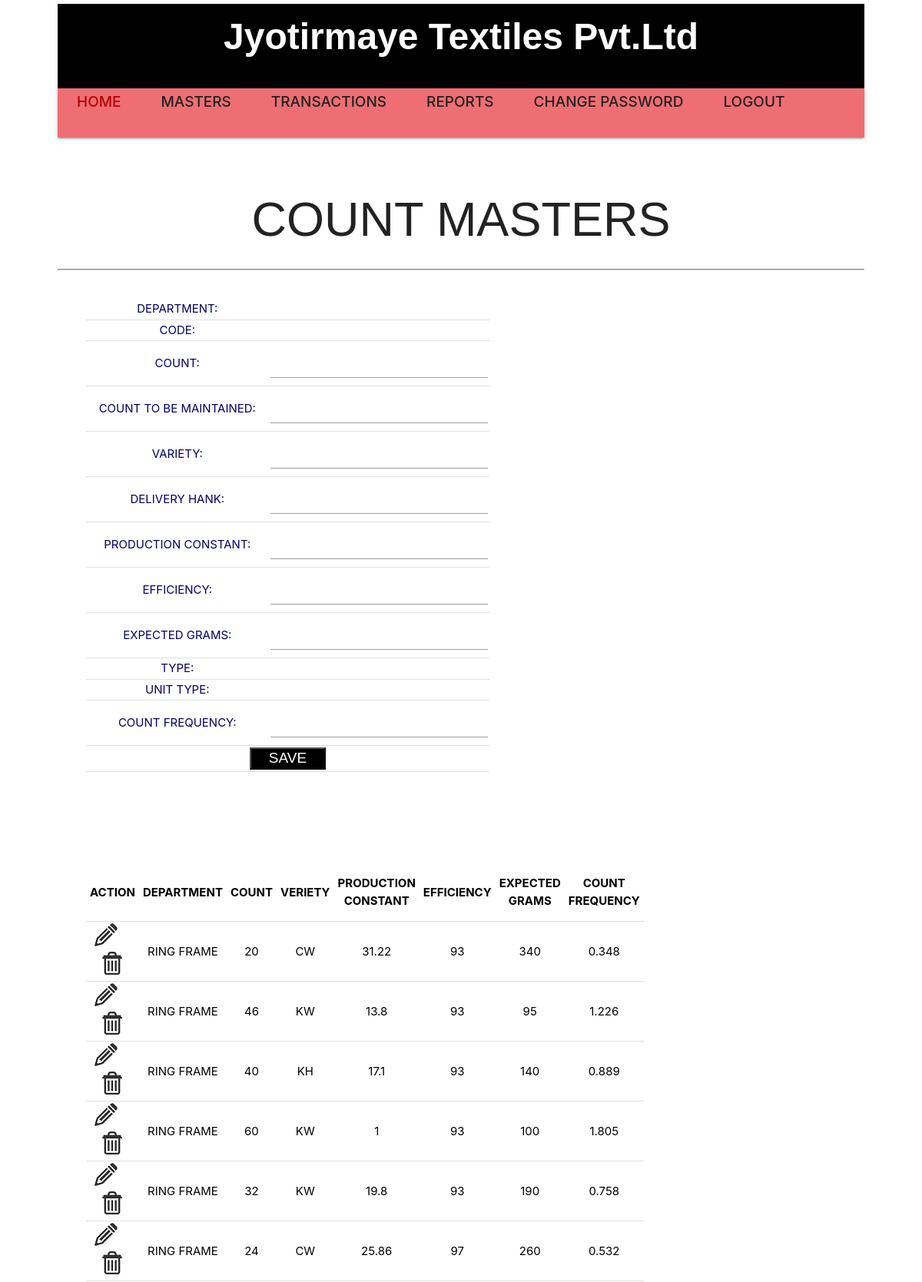
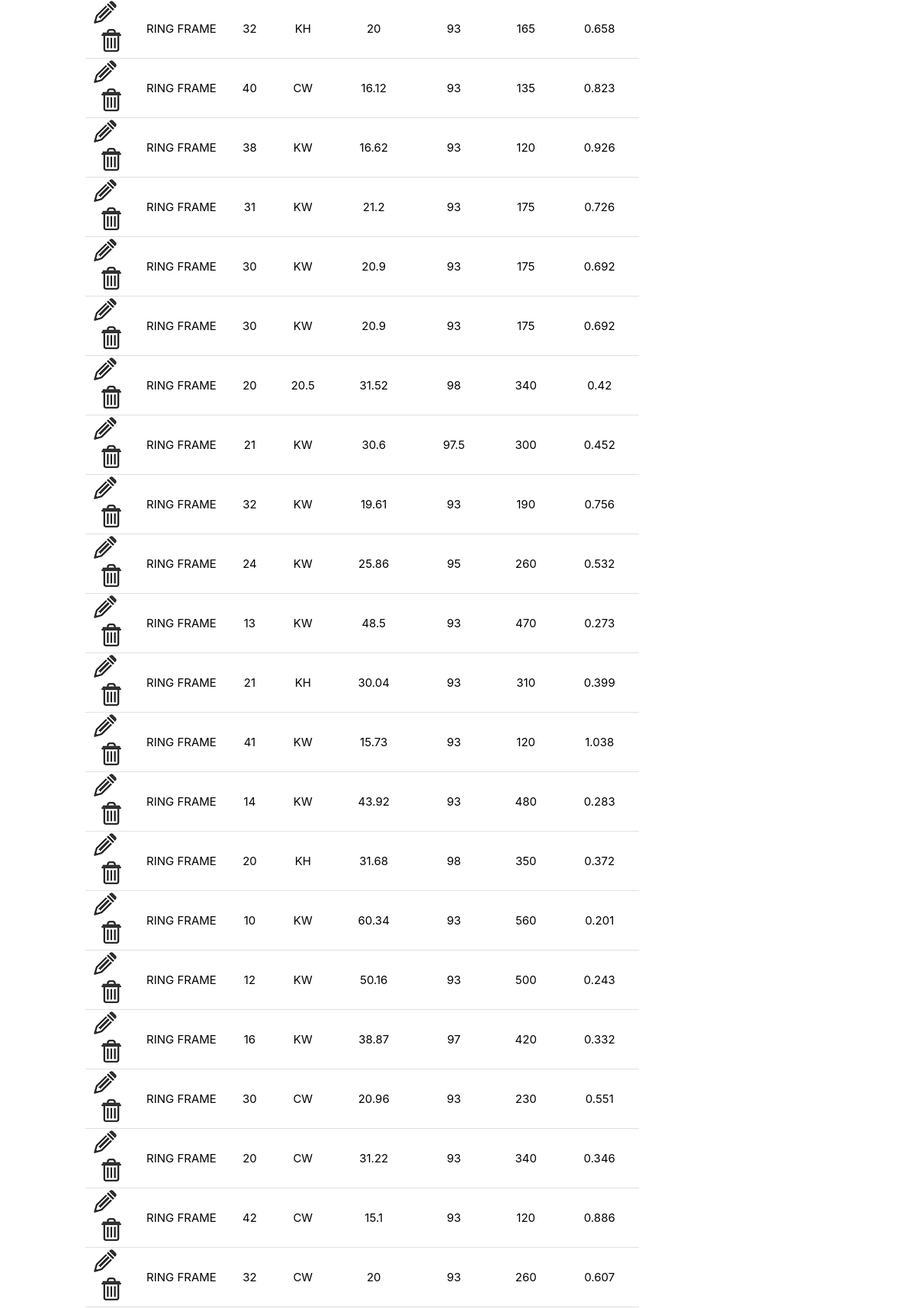
Page /hr/countmaster.php (signed in, upper part) on the committed database (2 pictures, top to bottom).
### tables this page shows
CREATE TABLE IF NOT EXISTS `productioncountmaster` (
`id` int(44) NOT NULL,
  `dept` varchar(222) NOT NULL,
  `code` varchar(222) NOT NULL,
  `count` varchar(222) NOT NULL,
  `counttobemainatained` varchar(222) NOT NULL,
  `variety` varchar(222) NOT NULL,
  `deliveredhank` varchar(222) NOT NULL,
  `productionconstant` varchar(222) NOT NULL,
  `efficiency` varchar(222) NOT NULL,
  `expectedgrams` varchar(222) NOT NULL,
  `type` varchar(222) NOT NULL,
  `unittype` varchar(222) NOT NULL,
  `countfrequency` varchar(222) NOT NULL,
  `datetime` varchar(222) NOT NULL,
  `countcode` varchar(66) NOT NULL
);

### hr/countmaster.php (the view, shortened to what this page needs)
<?php
if($_SESSION['user'])
{
?>
<!DOCTYPE HTML>
<html>
<head>
  <link rel="stylesheet" type="text/css" href="css/style.css" />
  <link href="layout/styles/layout.css" rel="stylesheet" type="text/css" media="all">
      <link type="text/css" rel="stylesheet" href="css1/materialize.min.css"  media="screen,projection"/>
</head>
<body>
   <?php include "menu.php"; ?>
      </nav>
    </header>
    <div id="site_content" >
 <div  id="main-wrap">
  <h1 align="center">COUNT MASTERS</h1> <hr>
    <div  id="sidebar">
	<center>
	 <form action="countmaster.php" method="post" enctype="multipart/form-data">
	<table>
	<tr>
	<td><font color="#000066">DEPARTMENT:</font></td><td> </td></tr>
	<tr><td><font color="#000066">CODE:</font></td><td> </td></tr>
    <tr><td><font color="#000066">COUNT:</font></td><td><input type="text" name="f3"   > </td></tr>
    <tr><td><font color="#000066">COUNT TO BE MAINTAINED:</font></td><td><input type="text" name="f4"   > </td></tr>
    <tr><td><font color="#000066">VARIETY:</font></td><td><input type="text" name="f5"   > </td></tr>
    <tr><td><font color="#000066">DELIVERY HANK:</font></td><td><input type="text" name="f6"   > </td></tr>
    <tr><td><font color="#000066">PRODUCTION CONSTANT:</font></td><td><input type="text" name="f7"   > </td></tr>
    <tr><td><font color="#000066">EFFICIENCY:</font></td><td><input type="text" name="f8"   > </td></tr>
    <tr><td><font color="#000066">EXPECTED GRAMS:</font></td><td><input type="text" name="f9"   > </td></tr>
<tr><td><font color="#000066"> TYPE:</font></td><td>
 </td></tr>
 <tr><td><font color="#000066">UNIT TYPE:</font></td><td>
 </td></tr>
<tr><td><font color="#000066">COUNT FREQUENCY:</font></td><td><input type="text" name="f12"   > </td></tr>
	 <tr> <td colspan="4"><input type="submit" name="submit" value="SAVE" class="submit"></td></table>
	  	</form>
	  <br>	<br>
	    <table  border="1">
	   <?php
			 echo " <tr>";
			 echo " <th>ACTION</th>";
			 echo " <th>DEPARTMENT</th>";
			 echo " <th>COUNT</th>";
			  echo " <th>VERIETY</th>";
			 echo " <th>PRODUCTION CONSTANT</th>";
			  echo " <th>EFFICIENCY</th>";
			  echo " <th>EXPECTED GRAMS</th>";
			  			  echo " <th>COUNT FREQUENCY</th>";
			 echo " </tr>";
   $p =mysql_query("select * from productioncountmaster")or die(mysql_error());
  while(  $a=mysql_fetch_array($p) )
			  {
			  echo "<tr> <td><a href='countmasteredit.php?id=$a[id]'> <img src=edit.PNG>&nbsp;&nbsp;&nbsp;&nbsp;<a href='countmasterdelete.php?id=$a[id]'><img src=delete.PNG>  <td>$a[dept]<td>$a[count] <td>$a[variety]<td>$a[productionconstant]<td>$a[efficiency]<td>$a[expectedgrams]<td>$a[countfrequency] ";
			  }
?>
</tr>
</table>
	  <br>	<br>  <br>	<br>  <br>	<br>  <br>	<br>  <br>	<br>
      </div>
 </div>
	<br>
  </div>
</body>
</html>
<?php
}
else
{
    header('location:index.php');
}
?>

### hr/css/style.css (style rules this page uses)
html { height: 100%; }
* { margin: 0; padding: 0; }
body { background: #eeeeee url(../images/pattern.png); color: #444; }
img { border: 0; }
h1, h2, h3, h4, h5, h6 { color: #362C20; letter-spacing: 0em; padding: 0 0 5px 0; }
h1, h2, h3 { font: normal 140% arial, sans-serif; margin: 0 0 15px 0; padding: 15px 0 5px 0; color: #222; }
a, a:hover { outline: none; color: #B30303; }
#main, nav, #container, #logo, #site_content, footer { margin-left: auto; margin-right: auto; }
#site_content { width: 1050px; overflow: hidden; margin: 0px auto 0 auto; padding: 15px 0 15px 0; }

### hr/layout/styles/layout.css (style rules this page uses)
body { color:#F9F9F9; background-color:#FFFFFF; }
a { color:#55ABDA; }
hr, .borderedbox { border-color:#D7D7D7; }

### hr/countmaster.php (style rules this page uses)
a { text-decoration:none; }
#main-wrap { overflow: hidden; background:#FFFFFF; box-shadow: 10px 10px 5px #888888; }
#sidebar { width: 50%; }
input,select,option { padding:5px 2px 5px 2px; }
.submit { width:99px; height:29px; color:#FFFFFF; font-size:19px; font-family:Verdana, Arial, Helvetica, sans-serif; background:#000000; padding:0 0 2px 0px; }
td,tr { margin:15px; padding:2px; }
table { margin:37px; }
table,th { color:#000000;text-align:center; }
td { color:#000000;text-align:center; }
table { border-collapse: collapse; border:#CCCCCC; }

### rows in the picture
productioncountmaster: dept "RING FRAME", count "20", variety "CW", productionconstant "31.22", efficiency "93", expectedgrams "340", countfrequency "0.348"
productioncountmaster: dept "RING FRAME", count "46", variety "KW", productionconstant "13.8", efficiency "93", expectedgrams "95", countfrequency "1.226"
productioncountmaster: dept "RING FRAME", count "40", variety "KH", productionconstant "17.1", efficiency "93", expectedgrams "140", countfrequency "0.889"
productioncountmaster: dept "RING FRAME", count "60", variety "KW", productionconstant "1", efficiency "93", expectedgrams "100", countfrequency "1.805"
productioncountmaster: dept "RING FRAME", count "32", variety "KW", productionconstant "19.8", efficiency "93", expectedgrams "190", countfrequency "0.758"
productioncountmaster: dept "RING FRAME", count "24", variety "CW", productionconstant "25.86", efficiency "97", expectedgrams "260", countfrequency "0.532"
productioncountmaster: dept "RING FRAME", count "32", variety "KH", productionconstant "20", efficiency "93", expectedgrams "165", countfrequency "0.658"
productioncountmaster: dept "RING FRAME", count "40", variety "CW", productionconstant "16.12", efficiency "93", expectedgrams "135", countfrequency "0.823"
productioncountmaster: dept "RING FRAME", count "38", variety "KW", productionconstant "16.62", efficiency "93", expectedgrams "120", countfrequency "0.926"
productioncountmaster: dept "RING FRAME", count "31", variety "KW", productionconstant "21.2", efficiency "93", expectedgrams "175", countfrequency "0.726"
productioncountmaster: dept "RING FRAME", count "30", variety "KW", productionconstant "20.9", efficiency "93", expectedgrams "175", countfrequency "0.692"
productioncountmaster: dept "RING FRAME", count "30", variety "KW", productionconstant "20.9", efficiency "93", expectedgrams "175", countfrequency "0.692"
productioncountmaster: dept "RING FRAME", count "20", variety "20.5", productionconstant "31.52", efficiency "98", expectedgrams "340", countfrequency "0.42"
productioncountmaster: dept "RING FRAME", count "21", variety "KW", productionconstant "30.6", efficiency "97.5", expectedgrams "300", countfrequency "0.452"
productioncountmaster: dept "RING FRAME", count "32", variety "KW", productionconstant "19.61", efficiency "93", expectedgrams "190", countfrequency "0.756"
productioncountmaster: dept "RING FRAME", count "24", variety "KW", productionconstant "25.86", efficiency "95", expectedgrams "260", countfrequency "0.532"
productioncountmaster: dept "RING FRAME", count "13", variety "KW", productionconstant "48.5", efficiency "93", expectedgrams "470", countfrequency "0.273"
productioncountmaster: dept "RING FRAME", count "21", variety "KH", productionconstant "30.04", efficiency "93", expectedgrams "310", countfrequency "0.399"
productioncountmaster: dept "RING FRAME", count "41", variety "KW", productionconstant "15.73", efficiency "93", expectedgrams "120", countfrequency "1.038"
productioncountmaster: dept "RING FRAME", count "14", variety "KW", productionconstant "43.92", efficiency "93", expectedgrams "480", countfrequency "0.283"
productioncountmaster: dept "RING FRAME", count "20", variety "KH", productionconstant "31.68", efficiency "98", expectedgrams "350", countfrequency "0.372"
productioncountmaster: dept "RING FRAME", count "10", variety "KW", productionconstant "60.34", efficiency "93", expectedgrams "560", countfrequency "0.201"
productioncountmaster: dept "RING FRAME", count "12", variety "KW", productionconstant "50.16", efficiency "93", expectedgrams "500", countfrequency "0.243"
productioncountmaster: dept "RING FRAME", count "16", variety "KW", productionconstant "38.87", efficiency "97", expectedgrams "420", countfrequency "0.332"
productioncountmaster: dept "RING FRAME", count "30", variety "CW", productionconstant "20.96", efficiency "93", expectedgrams "230", countfrequency "0.551"
productioncountmaster: dept "RING FRAME", count "20", variety "CW", productionconstant "31.22", efficiency "93", expectedgrams "340", countfrequency "0.346"
productioncountmaster: dept "RING FRAME", count "42", variety "CW", productionconstant "15.1", efficiency "93", expectedgrams "120", countfrequency "0.886"
productioncountmaster: dept "RING FRAME", count "32", variety "CW", productionconstant "20", efficiency "93", expectedgrams "260", countfrequency "0.607"
